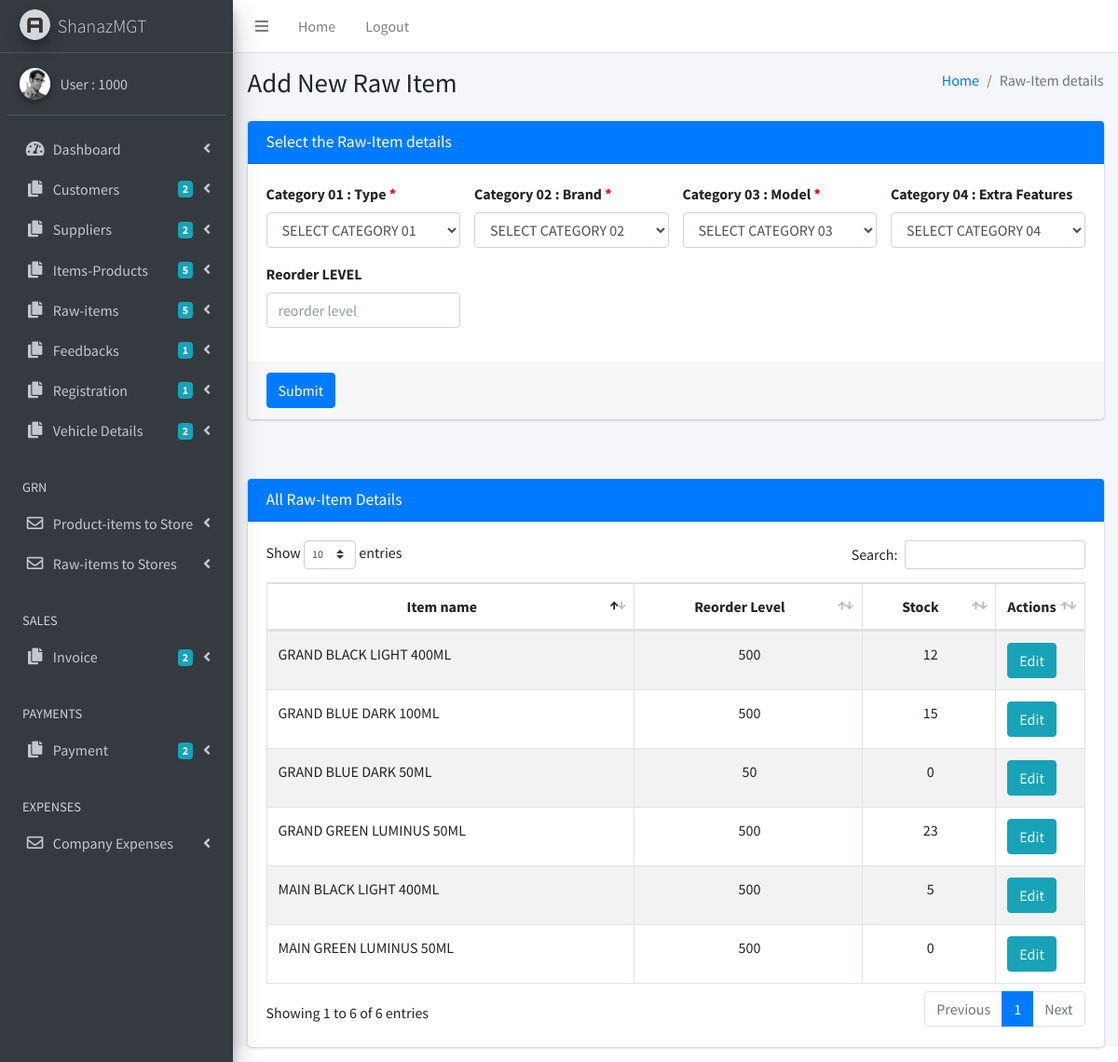
The page /raw_item.php (signed in) on the database its author committed.
### tables this page shows
CREATE TABLE IF NOT EXISTS `row_item` (
  `id` int(10) NOT NULL AUTO_INCREMENT,
  `cat1` int(10) NOT NULL,
  `cat2` int(10) NOT NULL,
  `cat3` int(10) NOT NULL,
  `cat4` int(10) NOT NULL,
  `reorder` int(10) NOT NULL,
  `stock_stores` int(11) NOT NULL,
  `user` int(2) NOT NULL,
  `status` int(2) NOT NULL DEFAULT '1',
  `entered_date` datetime NOT NULL DEFAULT CURRENT_TIMESTAMP,
  PRIMARY KEY (`id`),
  KEY `id_idx` (`cat1`),
  KEY `row two_idx` (`cat2`),
  KEY `row three_idx` (`cat3`),
  KEY `row four_idx` (`cat4`),
  KEY `user id_idx` (`user`)
);

CREATE TABLE IF NOT EXISTS `row_one` (
  `id` int(11) NOT NULL AUTO_INCREMENT,
  `type` varchar(50) NOT NULL,
  `user` int(2) NOT NULL,
  `status` int(2) NOT NULL DEFAULT '1',
  `entered_date` timestamp NOT NULL DEFAULT CURRENT_TIMESTAMP,
  PRIMARY KEY (`id`),
  KEY `user id_idx` (`user`)
);

CREATE TABLE IF NOT EXISTS `row_two` (
  `id` int(11) NOT NULL AUTO_INCREMENT,
  `brand` varchar(50) NOT NULL,
  `status` int(2) NOT NULL DEFAULT '1',
  `entered_date` timestamp NOT NULL DEFAULT CURRENT_TIMESTAMP,
  `user` int(2) NOT NULL,
  PRIMARY KEY (`id`),
  KEY `user id_idx` (`user`)
);

CREATE TABLE IF NOT EXISTS `row_three` (
  `id` int(11) NOT NULL AUTO_INCREMENT,
  `model` varchar(50) NOT NULL,
  `status` int(2) NOT NULL DEFAULT '1',
  `entered_date` timestamp NOT NULL DEFAULT CURRENT_TIMESTAMP,
  `user` int(2) NOT NULL,
  PRIMARY KEY (`id`),
  KEY `user id_idx` (`user`)
);

CREATE TABLE IF NOT EXISTS `row_four` (
  `id` int(11) NOT NULL AUTO_INCREMENT,
  `extra` varchar(50) NOT NULL,
  `user` int(2) NOT NULL,
  `status` int(2) NOT NULL DEFAULT '1',
  `entered_date` timestamp NOT NULL DEFAULT CURRENT_TIMESTAMP,
  PRIMARY KEY (`id`),
  KEY `user id_idx` (`user`)
);

### raw_item.php (the view, shortened to what this page needs)
<!DOCTYPE html>
<html>
    <head>
        <link rel="stylesheet" href="plugins/fontawesome-free/css/all.min.css">
        <link rel="stylesheet" href="https://code.ionicframework.com/ionicons/2.0.1/css/ionicons.min.css">
        <link rel="stylesheet" href="dist/css/adminlte.min.css">
        <link rel="stylesheet" href="plugins/datatables-bs4/css/dataTables.bootstrap4.min.css">
        <link rel="stylesheet" href="plugins/datatables-responsive/css/responsive.bootstrap4.min.css">
        <link rel="stylesheet" href="plugins/select2/css/select2.min.css">
        <link rel="stylesheet" href="plugins/select2-bootstrap4-theme/select2-bootstrap4.min.css">
        <link rel="stylesheet" href="plugins/bootstrap4-duallistbox/bootstrap-duallistbox.min.css">
        <link rel="stylesheet" href="dist/css/adminlte.min.css">
        <link rel="stylesheet" href="plugins/datatables-bs4/css/dataTables.bootstrap4.min.css">
        <link rel="stylesheet" href="plugins/datatables-responsive/css/responsive.bootstrap4.min.css">
        <link rel="stylesheet" href="plugins/fontawesome-free/css/all.min.css">
  <link rel="stylesheet" href="https://code.ionicframework.com/ionicons/2.0.1/css/ionicons.min.css">
  <link rel="stylesheet" href="plugins/overlayScrollbars/css/OverlayScrollbars.min.css">
  <link rel="stylesheet" href="dist/css/adminlte.min.css">
    </head>
    <body class="hold-transition sidebar-mini layout-fixed layout-navbar-fixed layout-footer-fixed">
 <?php
   include 'sidebar.php';
  ?>
        <div class="content-wrapper">
            <section class="content-header">
                <div class="container-fluid">
                    <div class="row mb-2">
                        <div class="col-sm-6">
                            <h1>Add New Raw Item</h1>
                        </div>
                        <div class="col-sm-6">
                            <ol class="breadcrumb float-sm-right">
                                <li class="breadcrumb-item"><a href="#">Home</a></li>
                                <li class="breadcrumb-item active">Raw-Item details</li>
                            </ol>
                        </div>
                    </div>
                </div>
            </section>
            <section class="content">
                <div class="container-fluid">
                    <div class="card card-primary">
                        <div class="card-header">
                            <h3 class="card-title">Select the Raw-Item details</h3>
                        </div>
                        <form name="myForm" id="myform" action="" method="POST" enctype="multipart/form-datam" onsubmit="return submitForm();" >
                            <div class="card-body">
                                <div class="row">
                                    <div class="col-md-3">
                                        <div class="form-group">
                                            <label> Category 01 : Type<font color='red'> *</font></label>
                                            <select class="form-control select2" style="width: 100%;" name="cat1" id ="cat1" required>
                                                <option value=""> SELECT CATEGORY 01 </OPTION>
                                            </select>
                                        </div>
                                        <div class="form-group">
                                            <label for="examplebr">Reorder LEVEL</label>
                                            <input type="number" class="form-control" id="reorder" name="reorder"  placeholder="reorder level" autocomplete="off">
                                        </div>
                                    </div>
                                    <div class="col-md-3">
                                        <div class="form-group">
                                            <label>Category 02 : Brand<font color='red'> *</font></label>
                                            <select class="form-control select2" style="width: 100%;" name="cat2" id ="cat2" required>
                                                <option value=""> SELECT CATEGORY 02 </OPTION>
                                            </select>
                                        </div>
                                    </div>
                                    <div class="col-md-3">
                                        <div class="form-group">
                                            <label>Category 03 : Model<font color='red'> *</font></label>
                                            <select class="form-control select2" style="width: 100%;" name="cat3" id ="cat3" required>
                                                <option value=""> SELECT CATEGORY 03 </OPTION>
                                            </select>
                                        </div>
                                    </div>
                                    <div class="col-md-3">
                                        <div class="form-group">
                                            <label>Category 04 : Extra Features</label>
                                            <select class="form-control select2" style="width: 100%;" name="cat4" id ="cat4">
                                                <option value=""> SELECT CATEGORY 04 </OPTION>
                                            </select>
                                        </div>
                                    </div>
                                </div>
                            </div>
                            <div class="card-footer">
                                <button type="submit" class="btn btn-primary" id ="submit">Submit </button>
                            </div>
                        </form>
                    </div>
                    <br><br>
                    <div class="card card-primary">
                        <div class="card-header">
                            <h3 class="card-title">All Raw-Item Details</h3>
                        </div>
                        <div class="card-body">
                            <table id="example2" class="table table-bordered table-striped">
                                <thead>
                                    <?php
                                    echo "<tr><th><center> Item name </center></th><th><center> Reorder Level </center></th><th><center> Stock </center></th>
					<th width='1%'><center> Actions</center></th>
					</tr>
                                       </thead>
                                        <tbody>";
                                    $sql = "SELECT id,cat1,cat2,cat3,cat4,reorder,stock_stores FROM row_item WHERE  status = '1'  ";
                                    $result = mysqli_query($con, $sql);
                                    while ($arraySomething1 = mysqli_fetch_array($result)) {
                                        $cat1 = $arraySomething1['cat1'];
                                        $cat2 = $arraySomething1['cat2'];
                                        $cat3 = $arraySomething1['cat3'];
                                        $cat4 = $arraySomething1['cat4'];
                                        $reorder = $arraySomething1['reorder'];
                                         $stock = $arraySomething1['stock_stores'];
                                        $sql1 = "select type from row_one where id ='$cat1'  ";
                                        $result1 = mysqli_query($con, $sql1);
                                        while ($row1 = mysqli_fetch_array($result1)) {
                                            $cat10 = $row1['type'];
                                        }
                                        $sql22 = "select brand from row_two where id ='$cat2'  ";
                                        $result2 = mysqli_query($con, $sql22);
                                        while ($row2 = mysqli_fetch_array($result2)) {
                                            $cat20 = $row2['brand'];
                                        }
                                        $sql33 = "select model from row_three where id ='$cat3'  ";
                                        $result3 = mysqli_query($con, $sql33);
                                        while ($row3 = mysqli_fetch_array($result3)) {
                                            $cat30 = $row3['model'];
                                        }
                                        $sql44 = "select extra from row_four where id ='$cat4'  ";
                                        $result4 = mysqli_query($con, $sql44);
                                        while ($row4 = mysqli_fetch_array($result4)) {
                                            $cat40 = $row4['extra'];
                                        }
                                        echo "<tr> <td>" . $cat10 . " " . $cat20 . " " . $cat30 . " " . $cat40 . " </td><td> <center>&nbsp" . $reorder . " </center></td><td> <center>&nbsp" . $stock . " </center></td>
                                                                ";
                                        echo "<td> <div class='btn-group'>
                              <a href=''><button type='button' class='btn btn-info'>Edit</button></a>
                      </div></td>";
                                    }
                                    echo "</tbody>
                                                                                 ";
                                    ?>
                            </table>
                        </div>  </div>
                </div>
            </section>
        </div>
</body>

### rows shown on the page
row_item: cat1.type "GRAND", cat2.brand "BLACK", cat3.model "LIGHT", cat4.extra "400ML", reorder "500", stock_stores "12"
row_item: cat1.type "GRAND", cat2.brand "BLUE", cat3.model "DARK", cat4.extra "100ML", reorder "500", stock_stores "15"
row_item: cat1.type "GRAND", cat2.brand "GREEN", cat3.model "LUMINUS", cat4.extra "50ML", reorder "500", stock_stores "23"
row_item: cat1.type "MAIN", cat2.brand "BLACK", cat3.model "LIGHT", cat4.extra "400ML", reorder "500", stock_stores "5"
row_item: cat1.type "MAIN", cat2.brand "GREEN", cat3.model "LUMINUS", cat4.extra "50ML", reorder "500", stock_stores "0"
row_item: cat1.type "GRAND", cat2.brand "BLUE", cat3.model "DARK", cat4.extra "50ML", reorder "50", stock_stores "0"

### other values the page prints
$_SESSION['sess_name'] "1000"
